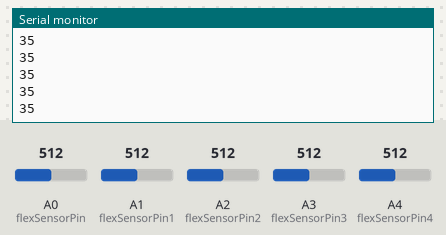
Simulated run of this sketch. Board: Arduino Uno, built with avr-gcc and run on an emulated ATmega328P. Shown: the last lines printed to the serial monitor. The inputs (shaded band) are chosen by the test bench; at power-on: A0 (flexSensorPin) = 512, A1 (flexSensorPin1) = 512, A2 (flexSensorPin2) = 512, A3 (flexSensorPin3) = 512, A4 (flexSensorPin4) = 512.

Above: at 1.2 s.
1.3 s: A0 (flexSensorPin) set to 716
At 2.4 s:
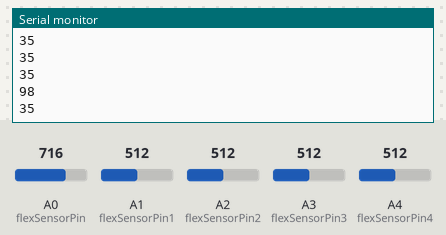
2.8 s: A1 (flexSensorPin1) set to 306
At 3.6 s:
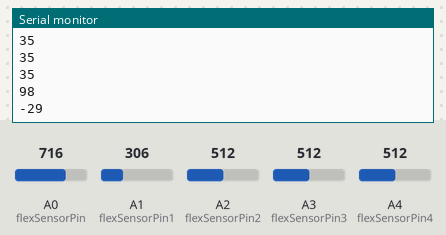
4.3 s: A2 (flexSensorPin2) set to 992
At 5.4 s:
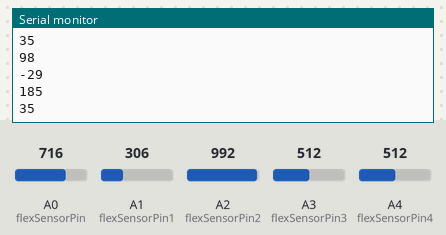
5.8 s: A3 (flexSensorPin3) set to 30
At 6.9 s:
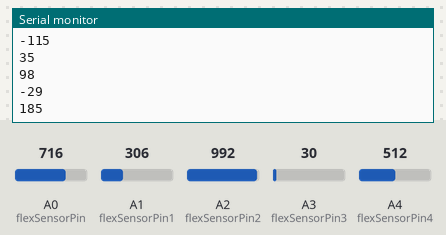
7.3 s: A0 (flexSensorPin) set to 992
At 8.3 s:
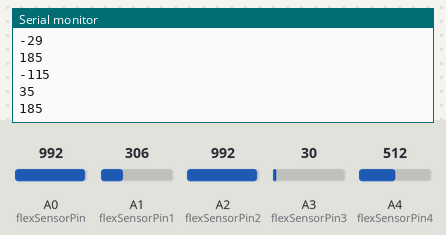
8.8 s: A4 (flexSensorPin4) set to 306
At 9.4 s:
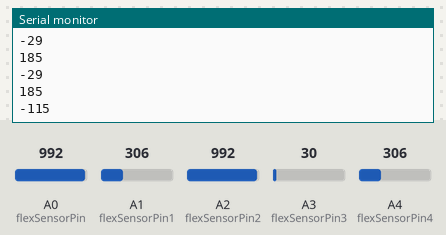
Timing chart, 0 to 11.3 s (numbered marks = the images above; inputs shaded):
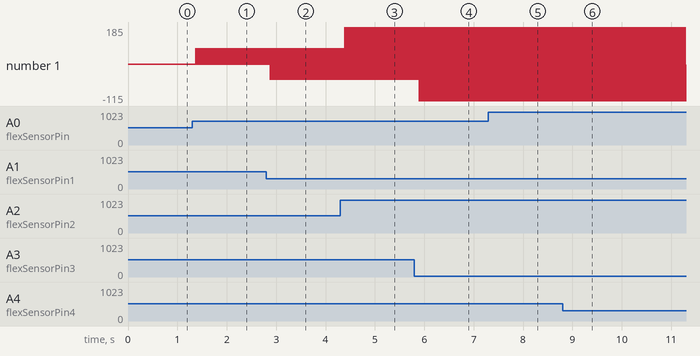

Measured:
- after the input at 1.3 s, the serial monitor: prints a new line after 0.07 s (image 1)
- after the input at 2.8 s, the serial monitor: prints a new line after 0.08 s (image 2)
- after the input at 4.3 s, the serial monitor: prints a new line after 0.09 s (image 3)
- after the input at 5.8 s, the serial monitor: prints a new line after 0.10 s (image 4)
- plotted number 1: 35 → -29 after the input at 2.8 s

The sketch:

flex_sensor_testing.ino
```cpp
#include <SoftwareSerial.h>

int flexSensorPin = A0; //analog pin 0
int flexSensorPin1 = A1; //analog pin 1
int flexSensorPin2 = A2; //analog pin 2
int flexSensorPin3 = A3; //analog pin 3
int flexSensorPin4 = A4; //analog pin 4

SoftwareSerial XBee(2, 3);

void sendInfo (int flex0to100, int flex0to1001, int flex0to1002, int flex0to1003, int flex0to1004);

void setup(){
  Serial.begin(9600);
  XBee.begin(9600);
}

char forward = 'F';
char back = 'B';
char right = 'R';
char left = 'L';
char servorightforward = 'Z';
char servorightback = 'Y';
char up = 'U';
char down = 'D';
char openClaw = 'O';
char closeClaw = 'C';
char servoLeft= 'J';
char servoRight = 'K';

void loop(){
  int flexSensorReading = analogRead(flexSensorPin);
  int flexSensorReading1 = analogRead(flexSensorPin1);
  int flexSensorReading2 = analogRead(flexSensorPin2);
  int flexSensorReading3 = analogRead(flexSensorPin3);
  int flexSensorReading4 = analogRead(flexSensorPin4);

  int flex0to100 = map(flexSensorReading, 400, 720, 0, 100);
  Serial.println(flex0to100);

  int flex0to1001 = map(flexSensorReading1, 400, 720, 0, 100);
  Serial.println(flex0to1001);

  int flex0to1002 = map(flexSensorReading2, 400, 720, 0, 100);
  Serial.println(flex0to1002);

    int flex0to1003 = map(flexSensorReading3, 400, 720, 0, 100);
  Serial.println(flex0to1003);

    int flex0to1004 = map(flexSensorReading4, 400, 720, 0, 100);
  Serial.println(flex0to1004);

  delay(1);
  sendInfo(flex0to100, flex0to1001, flex0to1002, flex0to1003, flex0to1004);
}

void sendInfo (int flex0to100, int flex0to1001, int flex0to1002, int flex0to1003, int flex0to1004){
   if (flex0to100 < 10 && flex0to1001 < 10 && flex0to1002 < 10 && flex0to1003 < 10 && flex0to1004 < -5){//drive forward
    XBee.write(forward);
  }
  else if (flex0to1001 < 10 && flex0to1002 < 10 && flex0to1003 < 10 && flex0to1004 < -5){//open claw
    XBee.write(openClaw);
  }
  else if (flex0to100 < 10 && flex0to1001 < 10 && flex0to1002 < 10 && flex0to1003 < 10){//close claw
    XBee.write(closeClaw);
  }
  else if (flex0to1001 < 10 && flex0to1002 < 10 && flex0to1003 < 10){//drive back
    XBee.write(back);
  }
  else if (flex0to1002 < 10 && flex0to1003 < 10 && flex0to1004 < -5){//turn right
    XBee.write(right);
  }
  else if (flex0to100 < 10 && flex0to1001 < 10 && flex0to1002 < 10){//turn left
    XBee.write(left);
  }
  else if (flex0to100<10 && flex0to1003<10 && flex0to1004<-5){//turn claw right
    XBee.write(servoRight);
  }
  else if (flex0to100<10 && flex0to1001 < 10 && flex0to1004<-5){//turn claw left
    XBee.write(servoLeft);
  }
  else if (flex0to1001 < 10 && flex0to1003 < 10){//claw
    XBee.write(up);
  }
  else if (flex0to1003<10 && flex0to1004<-5){//claw forward
    XBee.write(servorightforward);
  }
  else if (flex0to100<10 && flex0to1001<10){//claw back
    XBee.write(servorightback);
  }
  else if (flex0to1002 < 10){//claw down
    XBee.write(down);
  }
}
```
